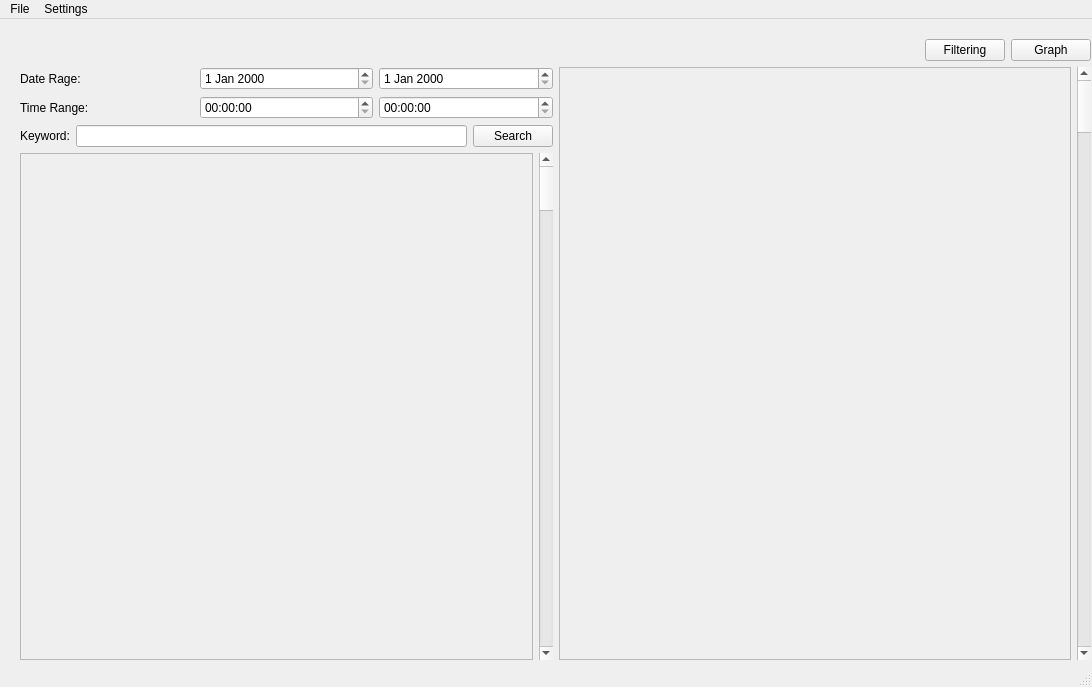
<?xml version="1.0" encoding="UTF-8"?>
<ui version="4.0">
 <class>PICK_MainWindow</class>
 <widget class="QMainWindow" name="PICK_MainWindow">
  <property name="geometry">
   <rect>
    <x>0</x>
    <y>0</y>
    <width>1092</width>
    <height>687</height>
   </rect>
  </property>
  <property name="windowTitle">
   <string>PICK</string>
  </property>
  <widget class="QWidget" name="filteringPage">
   <widget class="QWidget" name="verticalLayoutWidget">
    <property name="geometry">
     <rect>
      <x>0</x>
      <y>0</y>
      <width>1091</width>
      <height>641</height>
     </rect>
    </property>
    <layout class="QVBoxLayout" name="verticalLayout">
     <item>
      <layout class="QVBoxLayout" name="verticalLayout_4"/>
     </item>
     <item>
      <spacer name="horizontalSpacer_2">
       <property name="orientation">
        <enum>Qt::Horizontal</enum>
       </property>
       <property name="sizeHint" stdset="0">
        <size>
         <width>40</width>
         <height>20</height>
        </size>
       </property>
      </spacer>
     </item>
     <item>
      <layout class="QHBoxLayout" name="horizontalLayout">
       <item>
        <spacer name="horizontalSpacer">
         <property name="orientation">
          <enum>Qt::Horizontal</enum>
         </property>
         <property name="sizeHint" stdset="0">
          <size>
           <width>40</width>
           <height>20</height>
          </size>
         </property>
        </spacer>
       </item>
       <item>
        <widget class="QPushButton" name="filteringButton">
         <property name="text">
          <string>Filtering</string>
         </property>
        </widget>
       </item>
       <item>
        <widget class="QPushButton" name="graphButton">
         <property name="text">
          <string>Graph</string>
         </property>
        </widget>
       </item>
      </layout>
     </item>
     <item>
      <layout class="QHBoxLayout" name="horizontalLayout_2">
       <item>
        <spacer name="verticalSpacer">
         <property name="orientation">
          <enum>Qt::Vertical</enum>
         </property>
         <property name="sizeHint" stdset="0">
          <size>
           <width>20</width>
           <height>40</height>
          </size>
         </property>
        </spacer>
       </item>
       <item>
        <layout class="QVBoxLayout" name="verticalLayout_5">
         <item>
          <layout class="QHBoxLayout" name="horizontalLayout_8">
           <item>
            <widget class="QLabel" name="label1">
             <property name="text">
              <string>Date Rage:</string>
             </property>
            </widget>
           </item>
           <item>
            <widget class="QDateEdit" name="fromDate"/>
           </item>
           <item>
            <widget class="QDateEdit" name="toDate"/>
           </item>
          </layout>
         </item>
         <item>
          <layout class="QHBoxLayout" name="horizontalLayout_9">
           <item>
            <widget class="QLabel" name="label2">
             <property name="text">
              <string>Time Range:</string>
             </property>
            </widget>
           </item>
           <item>
            <widget class="QTimeEdit" name="fromTime"/>
           </item>
           <item>
            <widget class="QTimeEdit" name="toTime"/>
           </item>
          </layout>
         </item>
         <item>
          <layout class="QHBoxLayout" name="horizontalLayout_10">
           <item>
            <widget class="QLabel" name="label">
             <property name="text">
              <string>Keyword:</string>
             </property>
            </widget>
           </item>
           <item>
            <widget class="QLineEdit" name="keywordInput"/>
           </item>
           <item>
            <widget class="QPushButton" name="pushButton_3">
             <property name="text">
              <string>Search</string>
             </property>
            </widget>
           </item>
          </layout>
         </item>
         <item>
          <layout class="QHBoxLayout" name="horizontalLayout_5">
           <item>
            <widget class="QScrollArea" name="logEntryDisplay">
             <property name="widgetResizable">
              <bool>true</bool>
             </property>
             <widget class="QWidget" name="scrollAreaWidgetContents">
              <property name="geometry">
               <rect>
                <x>0</x>
                <y>0</y>
                <width>490</width>
                <height>432</height>
               </rect>
              </property>
             </widget>
            </widget>
           </item>
           <item>
            <widget class="QScrollBar" name="verticalScrollBar">
             <property name="orientation">
              <enum>Qt::Vertical</enum>
             </property>
            </widget>
           </item>
          </layout>
         </item>
        </layout>
       </item>
       <item>
        <layout class="QHBoxLayout" name="horizontalLayout_6">
         <item>
          <widget class="QScrollArea" name="scrollArea_2">
           <property name="widgetResizable">
            <bool>true</bool>
           </property>
           <widget class="QWidget" name="scrollAreaWidgetContents_5">
            <property name="geometry">
             <rect>
              <x>0</x>
              <y>0</y>
              <width>491</width>
              <height>549</height>
             </rect>
            </property>
           </widget>
          </widget>
         </item>
         <item>
          <widget class="QScrollBar" name="verticalScrollBar_2">
           <property name="orientation">
            <enum>Qt::Vertical</enum>
           </property>
          </widget>
         </item>
        </layout>
       </item>
      </layout>
     </item>
    </layout>
   </widget>
  </widget>
  <widget class="QMenuBar" name="menubar">
   <property name="geometry">
    <rect>
     <x>0</x>
     <y>0</y>
     <width>1092</width>
     <height>22</height>
    </rect>
   </property>
   <widget class="QMenu" name="menuFile">
    <property name="title">
     <string>File</string>
    </property>
    <addaction name="actionExport_CSV"/>
    <addaction name="actionExport_PDF"/>
    <addaction name="separator"/>
    <addaction name="actionExport_Settings"/>
    <addaction name="actionImport_Settings"/>
   </widget>
   <widget class="QMenu" name="menuSettings">
    <property name="title">
     <string>Settings</string>
    </property>
    <addaction name="actionTeam_Settings"/>
    <addaction name="actionDirectory_Settings"/>
   </widget>
   <addaction name="menuFile"/>
   <addaction name="menuSettings"/>
  </widget>
  <widget class="QStatusBar" name="statusbar"/>
  <action name="actionExport_CSV">
   <property name="text">
    <string>Export CSV</string>
   </property>
  </action>
  <action name="actionExport_Settings">
   <property name="text">
    <string>Export Settings</string>
   </property>
  </action>
  <action name="actionImport_Settings">
   <property name="text">
    <string>Import Settings</string>
   </property>
  </action>
  <action name="actionExport_PDF">
   <property name="text">
    <string>Export PDF</string>
   </property>
  </action>
  <action name="actionTeam_Settings">
   <property name="text">
    <string>Team Settings</string>
   </property>
  </action>
  <action name="actionDirectory_Settings">
   <property name="text">
    <string>Directory Settings</string>
   </property>
  </action>
 </widget>
 <resources/>
 <connections/>
</ui>
